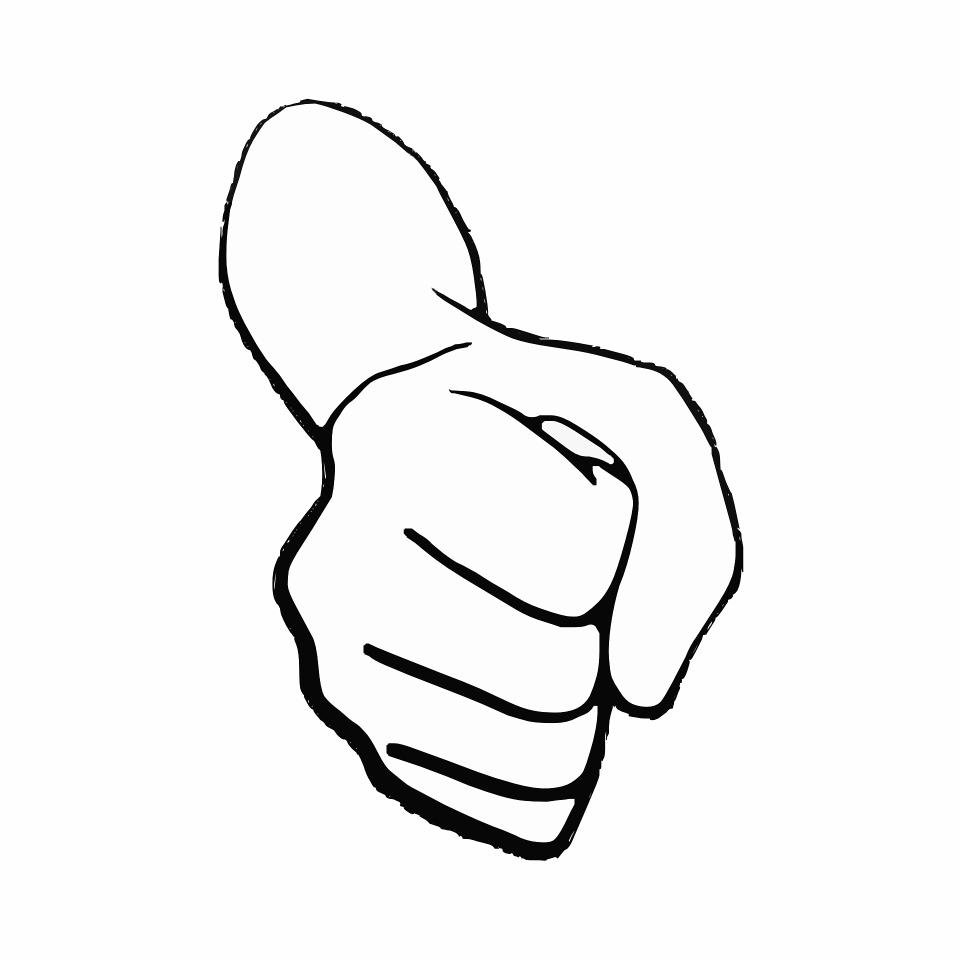
#> input picture rock.png, 1920 x 1920 px (shown at 1/2 size); its folder holds only this picture in this run
$ python -i project.py   (imports and definitions only)
#> lines starting #> are read from the running program, lines starting #| are printed output that depends on the picture
# Importing necessary libraries
from pathlib import Path
from PIL import Image # I used PIL (Python Image Library) because of uploading rock,paper,scissors images.
import random
try:
    import tkinter as tk
except ImportError:
    tk = None

try:
    import pygame # I used pygame for sound effects
except ImportError:
    pygame = None

BASE_DIR = Path(__file__).resolve().parent
sounds = {}

try:
    RESAMPLE_FILTER = Image.Resampling.LANCZOS
except AttributeError:
    RESAMPLE_FILTER = Image.LANCZOS

ImageTk = None


def asset_path(filename):
    return BASE_DIR / filename


# [15 lines left out: function init_sounds, not called in this run]

# To initialize global variables
user_score = 0
computer_score = 0
user_choice_label = None
computer_choice_label = None
result_label = None
score_label = None
rock_img = None
paper_img = None
scissors_img = None
computer_name = "Computer"
computers_defeated = 0

game_over_window = None

choice_frame = None
result_frame = None
score_frame = None
button_frame = None

countdown_label = None
rock_button = None
paper_button = None
scissors_button = None
player_name = ""
tournament_mode = False
sound_muted = False
window = None
welcome_screen = None
menu_bar = None
game_menu = None
sound_muted_var = None

# Function to display the welcome screen with game mode options,hides main window, creates a new window for welcome screen with buttons to start different game modes
# [40 lines left out: functions show_welcome_screen, start_game, start_tournament_mode, not called in this run]

# Function to update the player's name globally,sets the global player name variable.
def update_player_name(name):
    global player_name
    player_name = name.strip() or "Player"

# Function to show the main game screen,makes the main game window visible.
def show_game_screen():
    global window
    window.deiconify()

# Function to enable or disable the choice buttons together.
# [125 lines left out: functions set_choice_buttons_state, countdown, choose_option_from_keyboard, choose_option, show_game_finish_screen, close_game and 3 more, not called in this run]

# Function to update the sound setting from the menu toggle.
def update_sound_muted():
    global sound_muted
    sound_muted = sound_muted_var.get()

# Function to determine the winner of the tournament.Compares scores to determine the tournament winner.
# [20 lines left out: functions determine_winner, update_ui, not called in this run]

# Function to set up the UI elements
def setup_ui():
    global user_choice_label, computer_choice_label, result_label, score_label, rock_img, paper_img, scissors_img, countdown_label
    global choice_frame, result_frame, score_frame, button_frame, rock_button, paper_button, scissors_button

    # To load and resize images for choices
    desired_size = (100, 100)
    rock_img = Image.open(asset_path("rock.png")).resize(desired_size, RESAMPLE_FILTER)
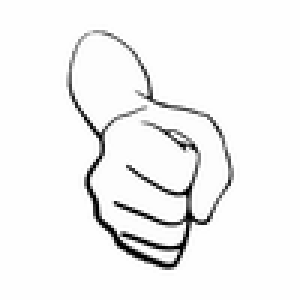
#> rock_img: PIL image 100x100 RGBA (shown 3 times larger); mean R, G, B, A 243, 243, 243, 255; transparent parts drawn white
#> (the run stopped early here; a loop or call above may not have finished)
